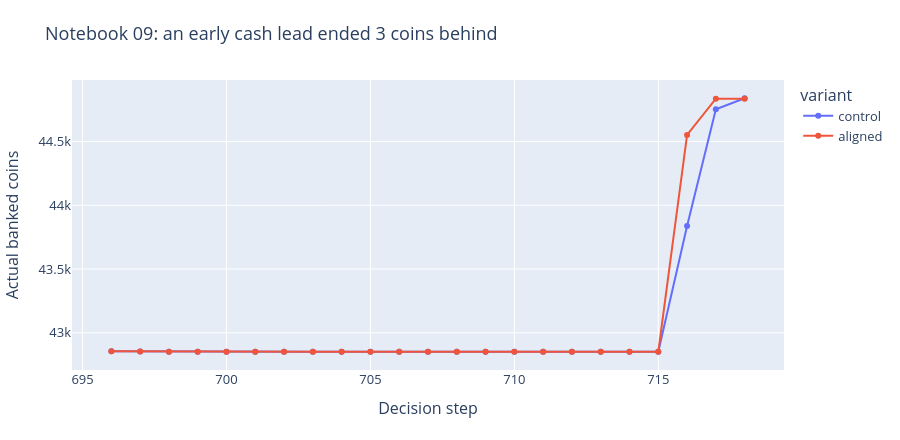

The cell this chart's notebook holds for it:
### Code cell
figures = style(diagnosis_figures(BASE/'reference'))
figures[0].show()

### Figure 1 — Plotly figure (JSON) as saved in the notebook; plotly's stock layout.template omitted (floating-point values rounded to 4 significant figures)
{"data": [{"hovertemplate": "variant=control<br>Decision step=%{x}<br>Actual banked coins=%{y}<extra></extra>", "legendgroup": "control", "line": {"color": "#636efa", "dash": "solid"}, "marker": {"symbol": "circle"}, "mode": "lines+markers", "name": "control", "orientation": "v", "showlegend": true, "type": "scatter", "x": [696, 697, 698, 699, 700, 701, 702, 703, 704, 705, 706, 707, 708, 709, 710, 711, 712, 713, 714, 715, 716, 717, 718], "xaxis": "x", "y": [42850.0, 42850.0, 42850.0, 42850.0, 42850.0, 42850.0, 42850.0, 42850.0, 42850.0, 42850.0, 42850.0, 42850.0, 42850.0, 42850.0, 42850.0, 42850.0, 42850.0, 42850.0, 42850.0, 42850.0, 43840.0, 44750.0, 44840.0], "yaxis": "y"}, {"hovertemplate": "variant=aligned<br>Decision step=%{x}<br>Actual banked coins=%{y}<extra></extra>", "legendgroup": "aligned", "line": {"color": "#EF553B", "dash": "solid"}, "marker": {"symbol": "circle"}, "mode": "lines+markers", "name": "aligned", "orientation": "v", "showlegend": true, "type": "scatter", "x": [696, 697, 698, 699, 700, 701, 702, 703, 704, 705, 706, 707, 708, 709, 710, 711, 712, 713, 714, 715, 716, 717, 718], "xaxis": "x", "y": [42850.0, 42850.0, 42850.0, 42850.0, 42850.0, 42850.0, 42850.0, 42850.0, 42850.0, 42850.0, 42850.0, 42850.0, 42850.0, 42850.0, 42850.0, 42850.0, 42850.0, 42850.0, 42850.0, 42850.0, 44550.0, 44840.0, 44840.0], "yaxis": "y"}], "layout": {"font": {"size": 13}, "height": 440, "legend": {"title": {"text": "variant"}, "tracegroupgap": 0}, "margin": {"b": 70, "l": 60, "r": 30, "t": 80}, "title": {"text": "Notebook 09: an early cash lead ended 3 coins behind"}, "xaxis": {"anchor": "y", "domain": [0, 1], "title": {"text": "Decision step"}}, "yaxis": {"anchor": "x", "domain": [0, 1], "title": {"text": "Actual banked coins"}}}}
